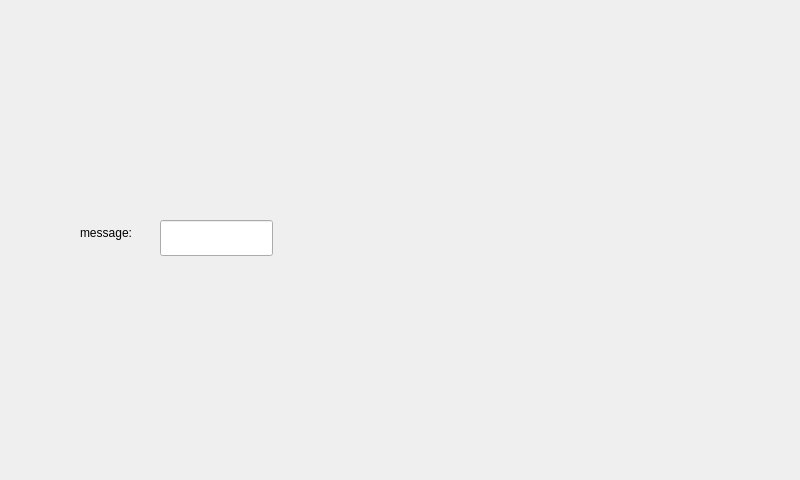
<?xml version="1.0" encoding="UTF-8"?>
<ui version="4.0">
 <class>MainWindow</class>
 <widget class="QMainWindow" name="MainWindow">
  <property name="geometry">
   <rect>
    <x>0</x>
    <y>0</y>
    <width>800</width>
    <height>480</height>
   </rect>
  </property>
  <property name="windowTitle">
   <string>MainWindow</string>
  </property>
  <widget class="QWidget" name="centralWidget">
   <widget class="QLabel" name="label">
    <property name="geometry">
     <rect>
      <x>80</x>
      <y>220</y>
      <width>77</width>
      <height>26</height>
     </rect>
    </property>
    <property name="text">
     <string>message:</string>
    </property>
   </widget>
   <widget class="QLineEdit" name="lineEdit1">
    <property name="geometry">
     <rect>
      <x>160</x>
      <y>220</y>
      <width>113</width>
      <height>36</height>
     </rect>
    </property>
   </widget>
  </widget>
 </widget>
 <layoutdefault spacing="6" margin="11"/>
 <resources/>
 <connections/>
</ui>
